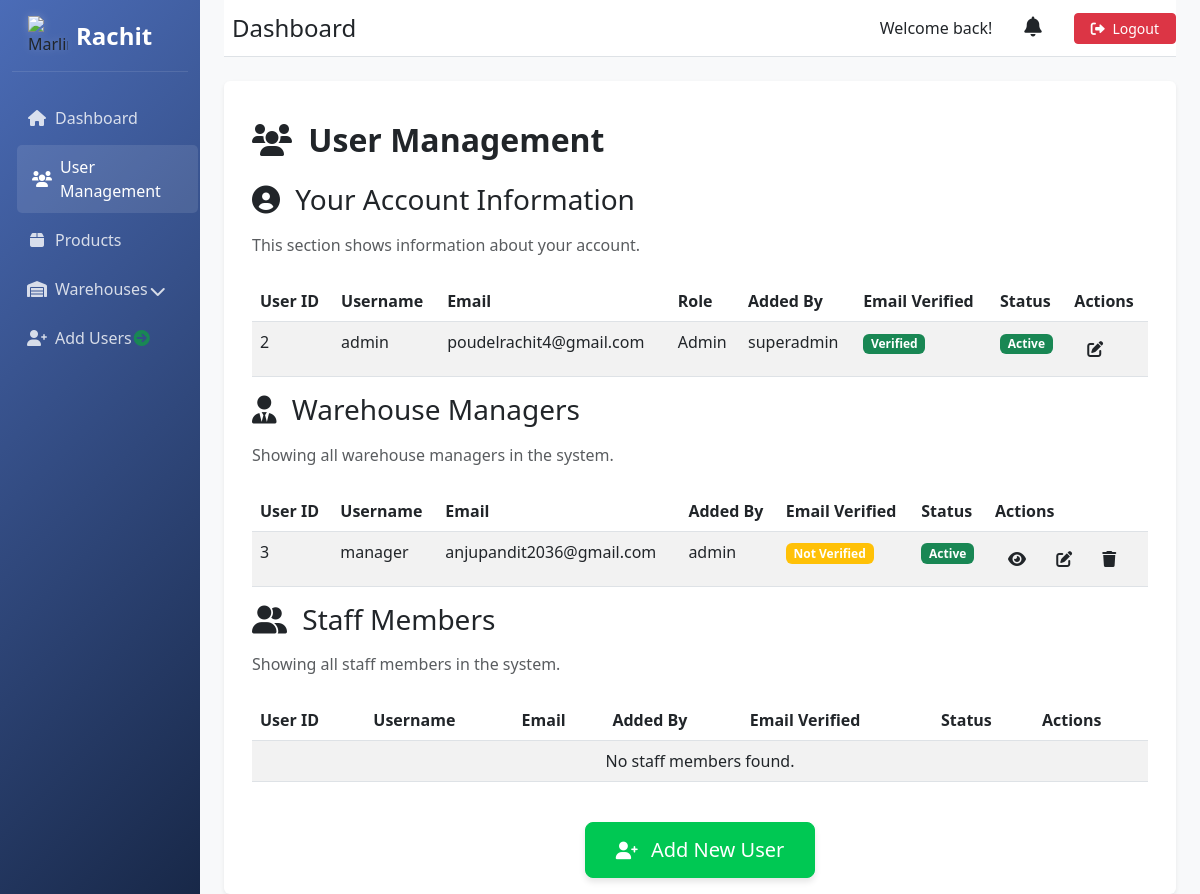
Page /user_statistics/ (signed in) on the earlier database version.
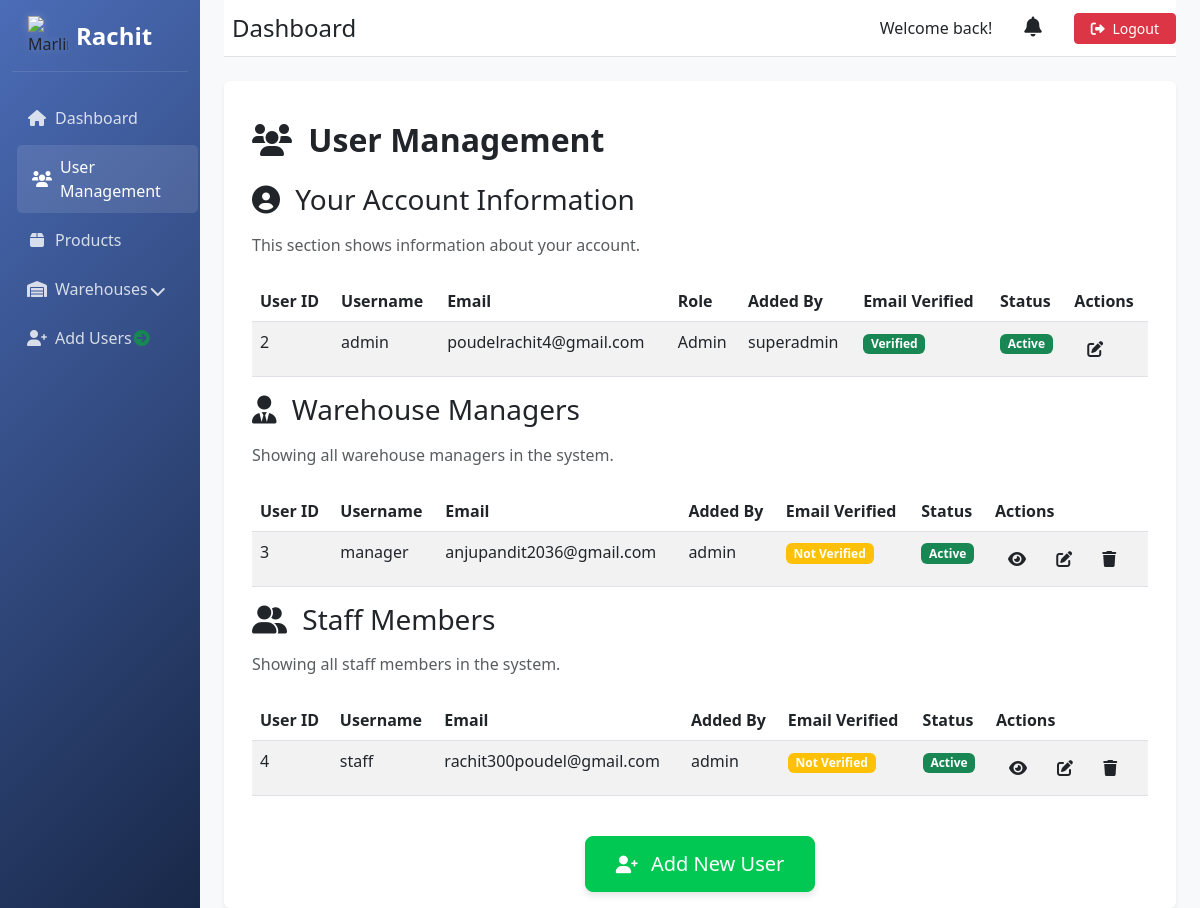
Same page on the later database version.
### user/models.py (models this page shows, shortened)
class CustomUser(AbstractUser):
    ROLE_CHOICES = [
        ('super_admin', 'Super Admin'),
        ('admin', 'Admin'),
        ('warehouse_manager', 'Warehouse Manager'),
        ('staff', 'Staff'),
        ('customer', 'Customer'),
    ]
    role = models.CharField(max_length=20, choices=ROLE_CHOICES, default='customer')
    email = models.EmailField(unique=True, blank=False, null=False)
    is_email_verified = models.BooleanField(default=False)
    verification_token = models.CharField(max_length=100, blank=True, null=True)
    warehouse = models.ForeignKey(Warehouse, on_delete=models.SET_NULL, null=True, blank=True, related_name='employees')
    is_approved = models.BooleanField(default=False)
    is_verified = models.BooleanField(default=False)
    is_staff = models.BooleanField(default=False)
    created_by = models.ForeignKey('self', on_delete=models.SET_NULL, null=True, blank=True, related_name='created_users')
    reset_password_token = models.CharField(max_length=32, null=True, blank=True)
    reset_password_expires = models.DateTimeField(null=True, blank=True)
    @property
    def unread_notifications_count(self):
        return self.notifications.filter(is_read=False).count()

### user/views.py (the view)
# urls.py: path('user_statistics/', views.user_statistics, name='user_statistics'),  # User statistics (Admin)
@login_required
def user_statistics(request):
    if request.user.role != 'admin':
        return HttpResponseForbidden("You are not authorized to view this page")
    users = CustomUser.objects.select_related('created_by').all().order_by('role')
    users_created_by_me = CustomUser.objects.filter(created_by=request.user).select_related('created_by')
    warehouse_managers = CustomUser.objects.filter(role='warehouse_manager').select_related('created_by')
    staff_members = CustomUser.objects.filter(role='staff').select_related('created_by')
    context = {
        'users': users,
        'users_created_by_me': users_created_by_me,
        'warehouse_managers': warehouse_managers,
        'staff_members': staff_members,
    }
    return render(request, 'user_statistics.html', context)

### templates/user_statistics.html (shortened to what the changed rows need)
{% extends 'base_dashboard.html' %}
{% block content %}
<div class="container mt-4">
    <h2 class="mb-4 text-purple fw-bold"><i class="fas fa-users me-2"></i> User Management</h2>
    <div class="section-card">
        <div class="table-responsive">
            <table class="table table-striped">
                <thead>
                    <tr>
                        <th>User ID</th>
                        <th>Username</th>
                        <th>Email</th>
                        <th>Role</th>
                        <th>Added By</th>
                        <th>Email Verified</th>
                        <th>Status</th>
                        <th>Actions</th>
                    </tr>
                </thead>
            </table>
        </div>
    </div>
    <div class="section-card">
        <div class="table-responsive">
            <table class="table table-striped">
                <thead>
                    <tr>
                        <th>User ID</th>
                        <th>Username</th>
                        <th>Email</th>
                        <th>Added By</th>
                        <th>Email Verified</th>
                        <th>Status</th>
                        <th>Actions</th>
                    </tr>
                </thead>
                <tbody>
                    {% for manager in warehouse_managers %}
                    <tr>
                        <td>{{ manager.id }}</td>
                        <td>{{ manager.username }}</td>
                        <td>{{ manager.email }}</td>
                        <td>
                            {% if manager.created_by %}
                                {{ manager.created_by.username }}
                            {% else %}
                                -
                            {% endif %}
                        </td>
                        <td>
                            {% if manager.is_email_verified %}
                                <span class="badge bg-success">Verified</span>
                            {% else %}
                                <span class="badge bg-warning">Not Verified</span>
                            {% endif %}
                        </td>
                        <td>
                            {% if manager.is_active %}
                                <span class="badge bg-success">Active</span>
                            {% else %}
                                <span class="badge bg-danger">Inactive</span>
                            {% endif %}
                        </td>
                        <td>
                            <a href="#" class="btn btn-action btn-view">
                                <i class="fas fa-eye"></i>
                            </a>
                            <a href="#" class="btn btn-action btn-edit">
                                <i class="fas fa-edit"></i>
                            </a>
                            <a href="#" class="btn btn-action btn-delete">
                                <i class="fas fa-trash"></i>
                            </a>
                        </td>
                    </tr>
                    {% empty %}
                    <tr>
                        <td colspan="7" class="text-center">No warehouse managers found.</td>
                    </tr>
                    {% endfor %}
                </tbody>
            </table>
        </div>
    </div>
    <div class="section-card">
        <div class="table-responsive">
            <table class="table table-striped">
                <thead>
                    <tr>
                        <th>User ID</th>
                        <th>Username</th>
                        <th>Email</th>
                        <th>Added By</th>
                        <th>Email Verified</th>
                        <th>Status</th>
                        <th>Actions</th>
                    </tr>
                </thead>
                <tbody>
                    {% for staff in staff_members %}
                    <tr>
                        <td>{{ staff.id }}</td>
                        <td>{{ staff.username }}</td>
                        <td>{{ staff.email }}</td>
                        <td>
                            {% if staff.created_by %}
                                {{ staff.created_by.username }}
                            {% else %}
                                -
                            {% endif %}
                        </td>
                        <td>
                            {% if staff.is_email_verified %}
                                <span class="badge bg-success">Verified</span>
                            {% else %}
                                <span class="badge bg-warning">Not Verified</span>
                            {% endif %}
                        </td>
                        <td>
                            {% if staff.is_active %}
                                <span class="badge bg-success">Active</span>
                            {% else %}
                                <span class="badge bg-danger">Inactive</span>
                            {% endif %}
                        </td>
                        <td>
                            <a href="#" class="btn btn-action btn-view">
                                <i class="fas fa-eye"></i>
                            </a>
                            <a href="#" class="btn btn-action btn-edit">
                                <i class="fas fa-edit"></i>
                            </a>
                            <a href="#" class="btn btn-action btn-delete">
                                <i class="fas fa-trash"></i>
                            </a>
                        </td>
                    </tr>
                    {% empty %}
                    <tr>
                        <td colspan="7" class="text-center">No staff members found.</td>
                    </tr>
                    {% endfor %}
                </tbody>
            </table>
        </div>
    </div>
</div>
{% endblock %}

Differences in the rows shown:
added CustomUser: id "4", username "staff", email "rachit300poudel@gmail.com", created_by.username "admin", is_email_verified "Not Verified", is_active "Active", shown under "Staff Members"
Other differences:
text no longer shown: "No staff members found."
